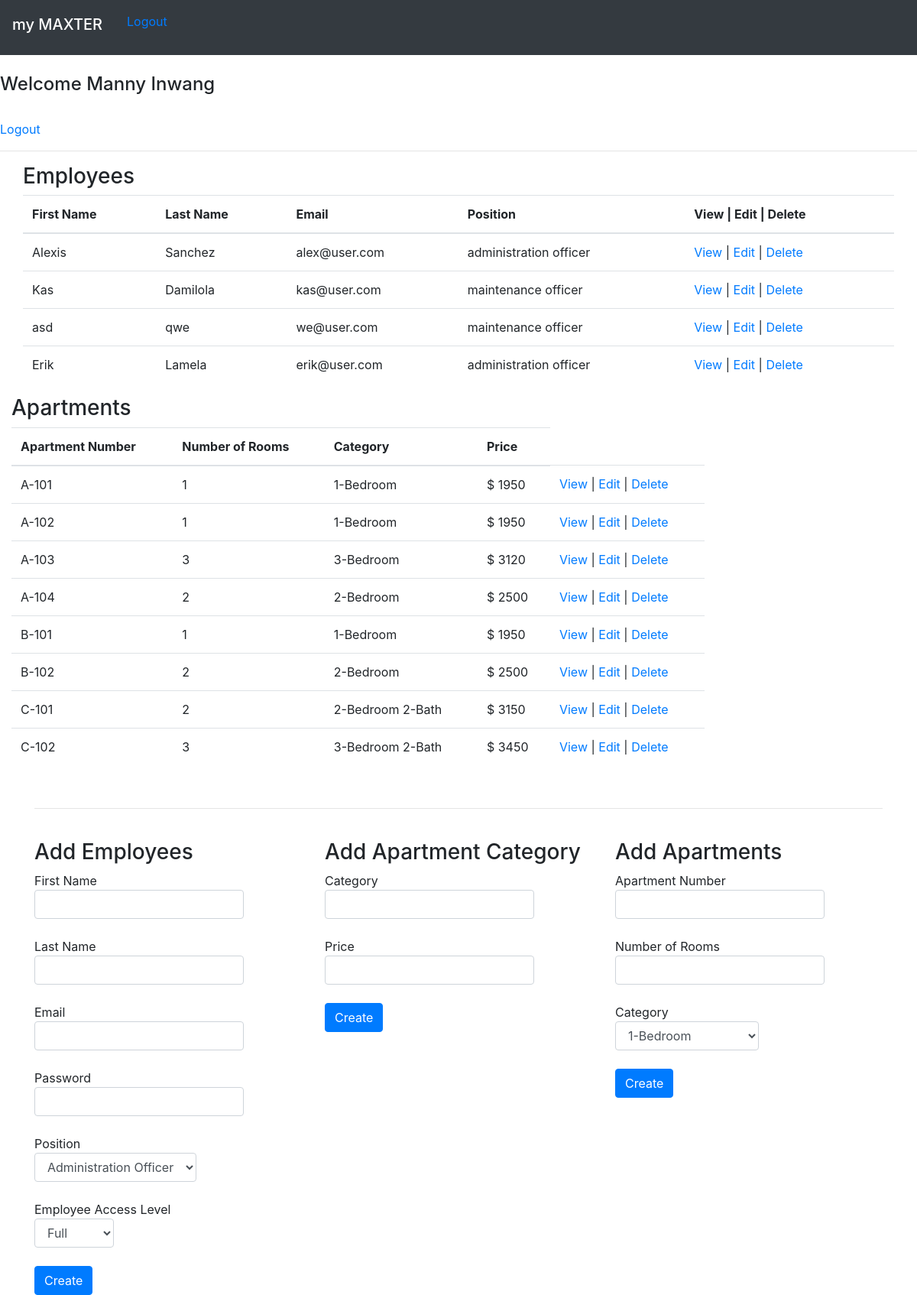
Screenshot of /admin_view (signed in) with the database file from the repository.
### app.py (models this page shows, shortened)
class Admin(db.Model):
    __tablename__ = 'admins'
    id = db.Column(db.Integer, primary_key=True)
    first_name = db.Column(db.String(45))
    last_name = db.Column(db.String(45))
    email = db.Column(db.String(45))
    password = db.Column(db.String(45))
    created_at = db.Column(db.DateTime, server_default=func.now())
    updated_at = db.Column(db.DateTime, server_default=func.now(), onupdate=func.now())

class Employee(db.Model):
    __tablename__ = 'employees'
    id = db.Column(db.Integer, primary_key=True)
    first_name = db.Column(db.String(45))
    last_name = db.Column(db.String(45))
    email = db.Column(db.String(45))
    password = db.Column(db.String(45))
    type = db.Column(db.Integer)
    position = db.Column(db.String(45))
    created_at = db.Column(db.DateTime, server_default=func.now())
    updated_at = db.Column(db.DateTime, server_default=func.now(), onupdate=func.now())

class Apartment(db.Model):
    __tablename__ = 'apartments'
    id = db.Column(db.Integer, primary_key=True)
    apartment_number = db.Column(db.String(20))
    number_of_room = db.Column(db.Integer)
    category_id = db.Column(db.Integer, db.ForeignKey('apt_categories.id'), nullable=False)
    created_at = db.Column(db.DateTime, server_default=func.now())
    updated_at = db.Column(db.DateTime, server_default=func.now(), onupdate=func.now())
    apartment_tenant = db.relationship('Tenant', backref='apartments')

class ApartmentCategory(db.Model):
    __tablename__ = 'apt_categories'
    id = db.Column(db.Integer, primary_key=True)
    category = db.Column(db.String(45))
    price = db.Column(db.Integer)  # Change the datatype to float
    created_at = db.Column(db.DateTime, server_default=func.now())
    updated_at = db.Column(db.DateTime, server_default=func.now(), onupdate=func.now())
    category_apartment = db.relationship('Apartment', backref='apt_categories')

### app.py (the view)
@app.route('/admin_view')
def ad_view():
    if 'cur_user' not in session:
        flash('Please Log In')
        return redirect('/admin')
    get_category = ApartmentCategory.query.all()
    get_apartment = Apartment.query.all()
    get_employee = Employee.query.all()
    print(session['cur_user'])
    print('current session')
    admin = Admin.query.get(session['cur_user'])
    print('I am waiting')
    print(admin.last_name)
    return render_template('admin_view.html', admin=admin,
                           categories=get_category,
                           apartments=get_apartment,
                           employees=get_employee)

### templates/admin_view.html (shortened to what this page needs)
<!DOCTYPE html>
<html lang="en">
<head>
    <link rel="stylesheet" href="https://stackpath.bootstrapcdn.com/bootstrap/4.4.1/css/bootstrap.min.css">
</head>
<body>
       <nav class="navbar navbar-expand-sm bg-dark navbar-dark">
            <div class="navbar-header">
                <h1 class="navbar-brand">my MAXTER</h1>
            </div>
           <div class="navbar justify-content-end">
               <p><a href=" {{ url_for('admin_logout') }}">Logout</a></p>
           </div>
        </nav>
       <br>
       <h4>Welcome {{ admin.first_name}} {{ admin.last_name}}</h4>
        <br><p><a href="/admin_logout">Logout</a></p>
       <hr>
        <div class="container">
            <div class="row">
                <h3>Employees</h3>
                <table class="table table-hover">
                    <thead>
                        <tr>
                            <th scope="col">First Name</th>
                            <th scope="col">Last Name</th>
                            <th scope="col">Email</th>
                            <th scope="col">Position</th>
                            <th scope="col">View | Edit | Delete</th>
                        </tr>
                    </thead>
                    <tbody>
                        {% for employee in employees  %}
                        <tr>
                            <td>{{ employee.first_name }}</td>
                            <td>{{ employee.last_name }}</td>
                            <td>{{ employee.email }}</td>
                            <td>{{ employee.position }}</td>
                            <td><a href="#">View</a> | <a href="#">Edit</a> | <a href="#">Delete</a></td>
                        </tr>
                        {% endfor %}
                    </tbody>
                </table>
            <br>
            <div class="row">
                <h3>Apartments</h3>
                <table class="table table-hover">
                    <thead>
                        <tr>
                            <th scope="col">Apartment Number</th>
                            <th scope="col">Number of Rooms</th>
                            <th scope="col">Category</th>
                            <th scope="col">Price</th>
                        </tr>
                    </thead>
                    <tbody>
                        {% for apartment in apartments  %}
                        <tr>
                            <td>{{ apartment.apartment_number }}</td>
                            <td>{{ apartment.number_of_room }}</td>
                            <td>{{ apartment.apt_categories.category}}</td>
                            <td>$ {{ apartment.apt_categories.price }}</td>
                            <td><a href="#">View</a> | <a href="#">Edit</a> | <a href="#">Delete</a></td>
                        </tr>
                        {% endfor %}
                    </tbody>
                </table>
            </div>
        </div>
        <br><hr><br>
            <div class="row">
                <div class="col">
                    <h3>Add Employees</h3>
                    <form action="/add_employee" method="post">
                        <div class="form-group">
                            <label>First Name
                                <input type="text" class="form-control" name="fname">
                            </label>
                        </div>
                        <div class="form-group">
                            <label>Last Name
                                <input type="text" class="form-control" name="lname">
                            </label>
                        </div>
                        <div class="form-group">
                            <label>Email
                                <input type="email" class="form-control" name="email">
                            </label>
                        </div>
                        <div class="form-group">
                            <label>Password
                                <input type="password" class="form-control" name="pwd">
                            </label>
                        </div>
                        <div class="form-group">
                            <label>Position
                                <select name="position" class="form-control">
                                    <option value="administration officer">Administration Officer</option>
                                </select>
                            </label>
                        </div>
                        <div class="form-group">
                            <label>Employee Access Level
                                <select name="access" class="form-control col-sm-7">
                                    <option value="1">Full</option>
                                </select>
                            </label>
                        </div>
                        <button type="submit" class="btn btn-primary">Create</button>
                    </form>
                </div>
                <div class="col">
                    <h3>Add Apartment Category</h3>
                    <form action="/add_category" method="post" >
                        <div class="form-group">
                            <label>Category
                                <input type="text" class="form-control" name="category">
                            </label>
                        </div>
                        <div class="form-group">
                            <label>Price
                                <input type="number" class="form-control" name="price">
                            </label>
                        </div>
                        <button type="submit" class="btn btn-primary">Create</button>
                    </form>
                </div>
                <div class="col">
                    <h3>Add Apartments</h3>
                    <form action="/add_apartment" method="post" >
                        <div class="form-group">
                            <label>Apartment Number
                                <input type="text" class="form-control" name="apt_no">
                            </label>
                        </div>
                        <div class="form-group">
                            <label>Number of Rooms
                                <input type="text" class="form-control" name="no_room">
                            </label>
                        </div>
                        <div class="form-group">
                            <label>Category
                                <select name="category" class="form-control">
                                    {% for category in categories %}
                                    <option value="{{ category.id }}">{{ category.category }}</option>
                                    {% endfor %}
                                </select>
                            </label>
                        </div>
                        <button type="submit" class="btn btn-primary">Create</button>
                    </form>
                </div>
            </div>
        </div>
</body>
</html>

### rows the page displays
Admin: first_name "Manny", last_name "Inwang"
Employee: first_name "Alexis", last_name "Sanchez", email "alex@user.com", position "administration officer"
Employee: first_name "Kas", last_name "Damilola", email "kas@user.com", position "maintenance officer"
Employee: first_name "asd", last_name "qwe", email "we@user.com", position "maintenance officer"
Employee: first_name "Erik", last_name "Lamela", email "erik@user.com", position "administration officer"
Apartment: apartment_number "A-101", number_of_room "1", apt_categories.category "1-Bedroom", apt_categories.price "1950"
Apartment: apartment_number "A-102", number_of_room "1", apt_categories.category "1-Bedroom", apt_categories.price "1950"
Apartment: apartment_number "A-103", number_of_room "3", apt_categories.category "3-Bedroom", apt_categories.price "3120"
Apartment: apartment_number "A-104", number_of_room "2", apt_categories.category "2-Bedroom", apt_categories.price "2500"
Apartment: apartment_number "B-101", number_of_room "1", apt_categories.category "1-Bedroom", apt_categories.price "1950"
Apartment: apartment_number "B-102", number_of_room "2", apt_categories.category "2-Bedroom", apt_categories.price "2500"
Apartment: apartment_number "C-101", number_of_room "2", apt_categories.category "2-Bedroom 2-Bath", apt_categories.price "3150"
Apartment: apartment_number "C-102", number_of_room "3", apt_categories.category "3-Bedroom 2-Bath", apt_categories.price "3450"

### other values shown
form field category "1-Bedroom"
